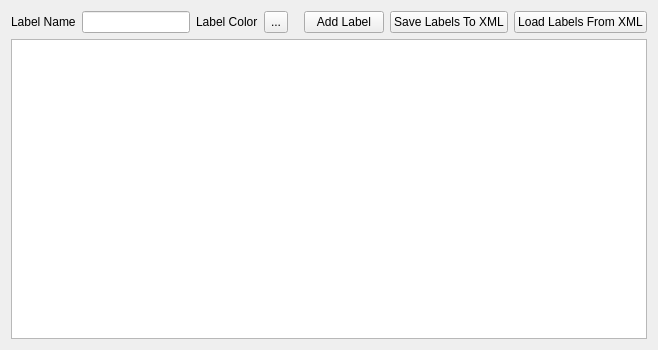
     <widget class="QWidget" name="tab_21">
      <attribute name="title">
       <string>Labels</string>
      </attribute>
      <layout class="QVBoxLayout" name="verticalLayout_5">
       <item>
        <layout class="QHBoxLayout" name="horizontalLayout_10">
         <item>
          <widget class="QLabel" name="label_2">
           <property name="sizePolicy">
            <sizepolicy hsizetype="Fixed" vsizetype="Fixed">
             <horstretch>0</horstretch>
             <verstretch>0</verstretch>
            </sizepolicy>
           </property>
           <property name="text">
            <string>Label Name</string>
           </property>
          </widget>
         </item>
         <item>
          <widget class="QLineEdit" name="labelToAdd">
           <property name="sizePolicy">
            <sizepolicy hsizetype="Fixed" vsizetype="Fixed">
             <horstretch>0</horstretch>
             <verstretch>0</verstretch>
            </sizepolicy>
           </property>
           <property name="maximumSize">
            <size>
             <width>250</width>
             <height>16777215</height>
            </size>
           </property>
          </widget>
         </item>
         <item>
          <widget class="QLabel" name="label_3">
           <property name="sizePolicy">
            <sizepolicy hsizetype="Fixed" vsizetype="Fixed">
             <horstretch>0</horstretch>
             <verstretch>0</verstretch>
            </sizepolicy>
           </property>
           <property name="text">
            <string>Label Color</string>
           </property>
          </widget>
         </item>
         <item>
          <widget class="QToolButton" name="selectLabelColor">
           <property name="sizePolicy">
            <sizepolicy hsizetype="Fixed" vsizetype="Fixed">
             <horstretch>0</horstretch>
             <verstretch>0</verstretch>
            </sizepolicy>
           </property>
           <property name="maximumSize">
            <size>
             <width>50</width>
             <height>50</height>
            </size>
           </property>
           <property name="text">
            <string>...</string>
           </property>
          </widget>
         </item>
         <item>
          <spacer name="horizontalSpacer">
           <property name="orientation">
            <enum>Qt::Horizontal</enum>
           </property>
           <property name="sizeType">
            <enum>QSizePolicy::Fixed</enum>
           </property>
           <property name="sizeHint" stdset="0">
            <size>
             <width>10</width>
             <height>20</height>
            </size>
           </property>
          </spacer>
         </item>
         <item>
          <widget class="QPushButton" name="addLabel">
           <property name="sizePolicy">
            <sizepolicy hsizetype="Fixed" vsizetype="Fixed">
             <horstretch>0</horstretch>
             <verstretch>0</verstretch>
            </sizepolicy>
           </property>
           <property name="text">
            <string>Add Label</string>
           </property>
          </widget>
         </item>
         <item>
          <widget class="QPushButton" name="saveLabelsToXML">
           <property name="sizePolicy">
            <sizepolicy hsizetype="Fixed" vsizetype="Fixed">
             <horstretch>0</horstretch>
             <verstretch>0</verstretch>
            </sizepolicy>
           </property>
           <property name="text">
            <string>Save Labels To XML</string>
           </property>
          </widget>
         </item>
         <item>
          <widget class="QPushButton" name="loadLabelsFromXML">
           <property name="sizePolicy">
            <sizepolicy hsizetype="Fixed" vsizetype="Fixed">
             <horstretch>0</horstretch>
             <verstretch>0</verstretch>
            </sizepolicy>
           </property>
           <property name="text">
            <string>Load Labels From XML</string>
           </property>
          </widget>
         </item>
        </layout>
       </item>
       <item>
        <widget class="QListWidget" name="labelsListWidget">
         <property name="sizePolicy">
          <sizepolicy hsizetype="Expanding" vsizetype="Expanding">
           <horstretch>0</horstretch>
           <verstretch>0</verstretch>
          </sizepolicy>
         </property>
         <property name="minimumSize">
          <size>
           <width>0</width>
           <height>300</height>
          </size>
         </property>
         <property name="maximumSize">
          <size>
           <width>16777215</width>
           <height>16777215</height>
          </size>
         </property>
         <property name="dragEnabled">
          <bool>true</bool>
         </property>
         <property name="dragDropMode">
          <enum>QAbstractItemView::DragDrop</enum>
         </property>
         <property name="iconSize">
          <size>
           <width>50</width>
           <height>50</height>
          </size>
         </property>
        </widget>
       </item>
      </layout>
     </widget>
